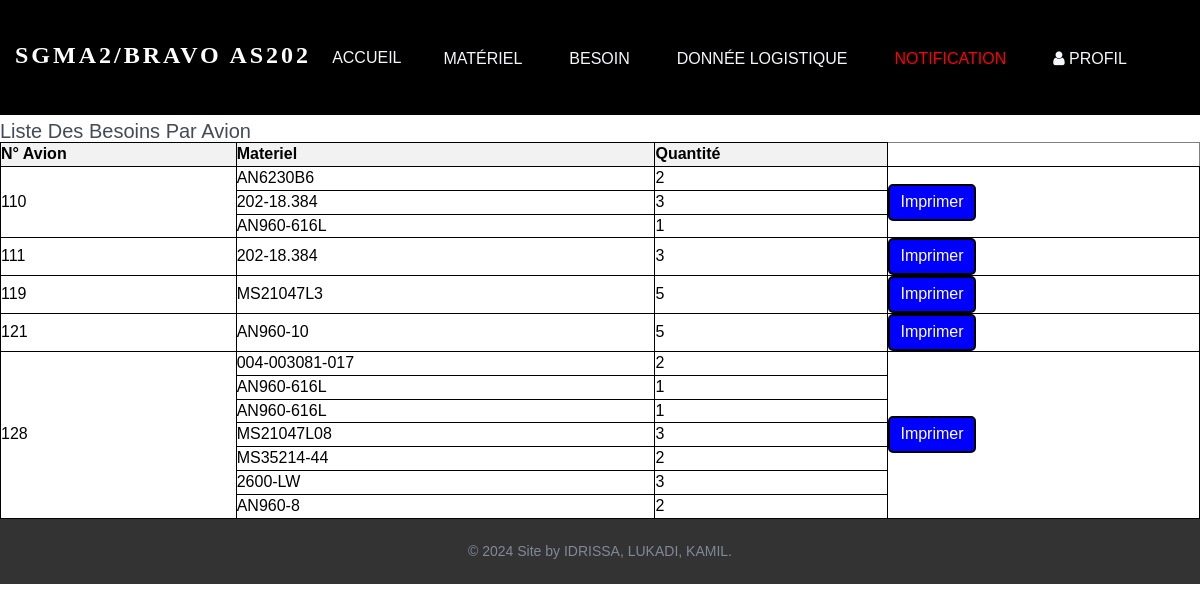
The app's page /liste_besoins/ with its own data.
### myapp/models.py (models this page shows, shortened)
class Avion(models.Model):
    numero_avion = models.CharField(max_length=50, unique=True)
    heures_vol = models.IntegerField(default=0)  # Champ pour stocker les heures de vol de l'avion
    heure = models.CharField(max_length=255, default="00:00")

class Besoin(models.Model):
    avion = models.ForeignKey(Avion, on_delete=models.CASCADE, related_name="besoins")
    materiel = models.ForeignKey(Material, on_delete=models.CASCADE, related_name="besoins")
    quantite = models.PositiveIntegerField(default=0)

class Material(models.Model):
    part_number = models.CharField(max_length=100, unique=True)
    designation = models.CharField(max_length=100)
    unit = models.CharField(max_length=10)
    quantity = models.IntegerField()
    support = models.CharField(max_length=100)
    def __str__(self):
        return self.part_number

### myapp/views.py (the view)
# urls.py: path('liste_besoins/', views.liste_besoins, name='liste_besoins'),
def liste_besoins(request):
    avions = Avion.objects.all()
    return render(request, 'pages/liste_besoins.html', {'avions': avions})

### myapp/context_processors.py (called while the page is built)
def notifications(request):
    notifications_exist = Notification.objects.exists()
    notifications_operations_count = Notification.objects.filter(type_notif='Operations').count()
    notifications_organes_count = Notification.objects.filter(type_notif='Organes').count()
    context = {
        'notifications_exist':notifications_exist,
        'notif_op' : notifications_operations_count,
        'notif_or' : notifications_organes_count,
    }
    return context

### templates/pages/liste_besoins.html (shortened to what this page needs)
{% extends "bases/base.html" %}
{% block content%}
<h1>Liste des Besoins par Avion</h1>
<table border="1">
    <thead>
        <tr>
            <th>N° Avion</th>
            <th>Materiel</th>
            <th>Quantité</th>
        </tr>
    </thead>
    <tbody>
        {% for avion in avions %}
            {% for besoin in avion.besoins.all %}
                <tr>
                    {% if forloop.first %}
                        <td rowspan="{{ avion.besoins.count }}">{{ avion.numero_avion }}</td>
                    {% endif %}
                    <td>{{ besoin.materiel }}</td>
                    <td>{{ besoin.quantite }}</td>
                    {% if forloop.first %}
                        <td rowspan="{{ avion.besoins.count }}">
                            <form action="/print_pdf/" method="post">
                                <button type="submit" class="imprimer-button">Imprimer</button>
                            </form>
                        </td>
                    {% endif %}
                </tr>
            {% endfor %}
        {% endfor %}
    </tbody>
</table>
{% endblock content%}

### static/assets/css/bootsnav.css (style rules this page uses)
body { -webkit-transition: all 0.3s ease-in-out; -moz-transition: all 0.3s ease-in-out; -o-transition: all 0.3s ease-in-out; -ms-transition: all 0.3s ease-in-out; transition: all 0.3s ease-in-out; }

### static/assets/css/style.css (style rules this page uses)
* { padding: 0; margin: 0; }
* { -webkit-box-sizing:border-box; -moz-box-sizing:border-box; -o-box-sizing:border-box; -ms-box-sizing:border-box; box-sizing:border-box; }
body { font-family: 'Poppins', sans-serif; font-size:16px; color:#818998; text-transform:initial; max-width:1920px; margin:0 auto; overflow-x:hidden; }
h1,h2,h3,h4,h5,h6 { margin: 0; color:#444a57; font-size: 20px; font-weight: 500; text-transform: capitalize; }
select,input,textarea,button,.form-control { box-shadow:none;outline:0!important; }
button { background: transparent;border: 0;font-size: 16px;text-transform: capitalize; }
html,body { height: 100%; }

### templates/pages/liste_besoins.html (style rules this page uses)
body { padding-top: 120px; }
table { border-collapse: collapse; width: 100%; }
th, td { border: 1px solid black; padding: 8px; text-align: left; color: black; }
th { background-color: #f2f2f2; }
.imprimer-button { border: 2px solid black; background-color: blue; color: white; border-radius: 5px; padding: 5px 10px; text-decoration: none; }

### records on screen
Avion: numero_avion "110"
Besoin: materiel "AN6230B6", quantite "2"
Besoin: materiel "202-18.384", quantite "3"
Besoin: materiel "AN960-616L", quantite "1"
Avion: numero_avion "111"
Besoin: materiel "202-18.384", quantite "3"
Avion: numero_avion "119"
Besoin: materiel "MS21047L3", quantite "5"
Avion: numero_avion "121"
Besoin: materiel "AN960-10", quantite "5"
Avion: numero_avion "128"
Besoin: materiel "004-003081-017", quantite "2"
Besoin: materiel "AN960-616L", quantite "1"
Besoin: materiel "AN960-616L", quantite "1"
Besoin: materiel "MS21047L08", quantite "3"
Besoin: materiel "MS35214-44", quantite "2"
Besoin: materiel "2600-LW", quantite "3"
Besoin: materiel "AN960-8", quantite "2"
